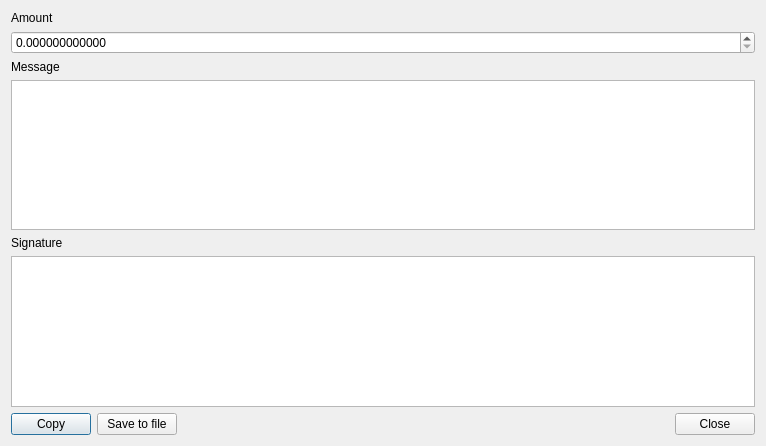
<?xml version="1.0" encoding="UTF-8"?>
<ui version="4.0">
 <class>GetBalanceProofDialog</class>
 <widget class="QDialog" name="GetBalanceProofDialog">
  <property name="geometry">
   <rect>
    <x>0</x>
    <y>0</y>
    <width>766</width>
    <height>446</height>
   </rect>
  </property>
  <property name="minimumSize">
   <size>
    <width>600</width>
    <height>150</height>
   </size>
  </property>
  <property name="maximumSize">
   <size>
    <width>16777215</width>
    <height>16777215</height>
   </size>
  </property>
  <property name="windowTitle">
   <string>Get proof of balance</string>
  </property>
  <property name="windowIcon">
   <iconset resource="../../resources.qrc">
    <normaloff>:/images/cryptonote</normaloff>:/images/cryptonote</iconset>
  </property>
  <layout class="QGridLayout" name="gridLayout">
   <item row="1" column="0">
    <widget class="QDoubleSpinBox" name="m_amountSpin">
     <property name="locale">
      <locale language="English" country="UnitedStates"/>
     </property>
     <property name="decimals">
      <number>12</number>
     </property>
     <property name="minimum">
      <double>0.000000000000000</double>
     </property>
     <property name="maximum">
      <double>999999999999999.000000000000000</double>
     </property>
     <property name="value">
      <double>0.000000000000000</double>
     </property>
    </widget>
   </item>
   <item row="4" column="0">
    <widget class="QLabel" name="label_3">
     <property name="text">
      <string>Signature</string>
     </property>
    </widget>
   </item>
   <item row="2" column="0">
    <widget class="QLabel" name="label_2">
     <property name="text">
      <string>Message</string>
     </property>
    </widget>
   </item>
   <item row="3" column="0">
    <widget class="QTextEdit" name="m_messageEdit">
     <property name="sizePolicy">
      <sizepolicy hsizetype="Expanding" vsizetype="MinimumExpanding">
       <horstretch>0</horstretch>
       <verstretch>0</verstretch>
      </sizepolicy>
     </property>
     <property name="minimumSize">
      <size>
       <width>0</width>
       <height>100</height>
      </size>
     </property>
     <property name="baseSize">
      <size>
       <width>0</width>
       <height>0</height>
      </size>
     </property>
     <property name="styleSheet">
      <string notr="true"/>
     </property>
    </widget>
   </item>
   <item row="5" column="0">
    <widget class="QTextEdit" name="m_signatureEdit">
     <property name="sizePolicy">
      <sizepolicy hsizetype="Expanding" vsizetype="Preferred">
       <horstretch>0</horstretch>
       <verstretch>0</verstretch>
      </sizepolicy>
     </property>
     <property name="minimumSize">
      <size>
       <width>0</width>
       <height>25</height>
      </size>
     </property>
     <property name="baseSize">
      <size>
       <width>0</width>
       <height>0</height>
      </size>
     </property>
     <property name="styleSheet">
      <string notr="true"/>
     </property>
     <property name="readOnly">
      <bool>true</bool>
     </property>
    </widget>
   </item>
   <item row="6" column="0">
    <layout class="QHBoxLayout" name="m_proofHorizontalLayout">
     <item>
      <widget class="QPushButton" name="m_copyProofButton">
       <property name="text">
        <string>Copy</string>
       </property>
      </widget>
     </item>
     <item>
      <widget class="QPushButton" name="m_saveProofButton">
       <property name="text">
        <string>Save to file</string>
       </property>
      </widget>
     </item>
     <item>
      <spacer name="horizontalSpacer">
       <property name="orientation">
        <enum>Qt::Horizontal</enum>
       </property>
       <property name="sizeHint" stdset="0">
        <size>
         <width>40</width>
         <height>20</height>
        </size>
       </property>
      </spacer>
     </item>
     <item>
      <widget class="QPushButton" name="m_proofCloseButton">
       <property name="text">
        <string>Close</string>
       </property>
      </widget>
     </item>
    </layout>
   </item>
   <item row="0" column="0">
    <widget class="QLabel" name="label">
     <property name="text">
      <string>Amount</string>
     </property>
    </widget>
   </item>
  </layout>
 </widget>
 <resources>
  <include location="../../resources.qrc"/>
 </resources>
 <connections>
  <connection>
   <sender>m_proofCloseButton</sender>
   <signal>clicked()</signal>
   <receiver>GetBalanceProofDialog</receiver>
   <slot>accept()</slot>
   <hints>
    <hint type="sourcelabel">
     <x>622</x>
     <y>274</y>
    </hint>
    <hint type="destinationlabel">
     <x>333</x>
     <y>149</y>
    </hint>
   </hints>
  </connection>
  <connection>
   <sender>m_messageEdit</sender>
   <signal>textChanged()</signal>
   <receiver>GetBalanceProofDialog</receiver>
   <slot>genProof()</slot>
   <hints>
    <hint type="sourcelabel">
     <x>312</x>
     <y>102</y>
    </hint>
    <hint type="destinationlabel">
     <x>312</x>
     <y>164</y>
    </hint>
   </hints>
  </connection>
  <connection>
   <sender>m_amountSpin</sender>
   <signal>valueChanged(double)</signal>
   <receiver>GetBalanceProofDialog</receiver>
   <slot>genProof()</slot>
   <hints>
    <hint type="sourcelabel">
     <x>382</x>
     <y>37</y>
    </hint>
    <hint type="destinationlabel">
     <x>382</x>
     <y>222</y>
    </hint>
   </hints>
  </connection>
  <connection>
   <sender>m_copyProofButton</sender>
   <signal>clicked()</signal>
   <receiver>GetBalanceProofDialog</receiver>
   <slot>copyProof()</slot>
   <hints>
    <hint type="sourcelabel">
     <x>55</x>
     <y>424</y>
    </hint>
    <hint type="destinationlabel">
     <x>382</x>
     <y>222</y>
    </hint>
   </hints>
  </connection>
  <connection>
   <sender>m_saveProofButton</sender>
   <signal>clicked()</signal>
   <receiver>GetBalanceProofDialog</receiver>
   <slot>saveProof()</slot>
   <hints>
    <hint type="sourcelabel">
     <x>145</x>
     <y>424</y>
    </hint>
    <hint type="destinationlabel">
     <x>382</x>
     <y>222</y>
    </hint>
   </hints>
  </connection>
 </connections>
 <slots>
  <slot>genProof()</slot>
  <slot>copyProof()</slot>
  <slot>saveProof()</slot>
 </slots>
</ui>
